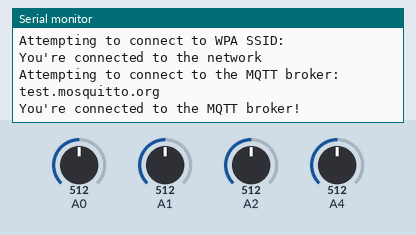
Simulated run of this sketch. Board: Arduino MKR. Parts: the last lines printed to the serial monitor. The test bench sets the inputs (shaded band); at power-on: A0 = 512, A1 = 512, A2 = 512, A4 = 512. WiFi joins after 1.5 s; servers stay silent unless stated; no MQTT or app messages arrive unless stated; not simulated (calls return 0 or success): arduino_secrets.h.

Above: at 2.7 s.
2.8 s: A0 set to 716
At 8.7 s:
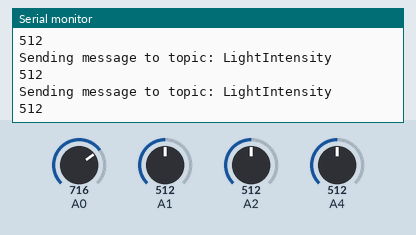
13.6 s: A1 set to 306
24.4 s: A2 set to 992
At 32.9 s:
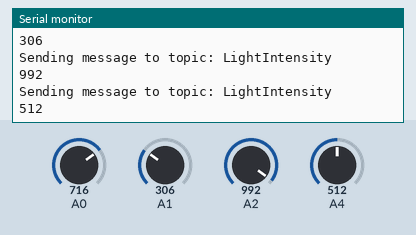
35.2 s: A4 set to 30
At 41.4 s:
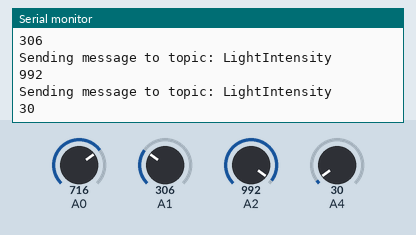
Timing chart, 0 to 42.9 s (numbered marks = the images above; inputs shaded):
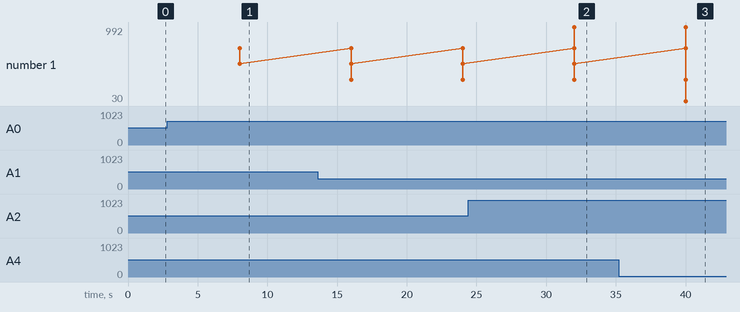

The sketch:

Lab03_Task02_Publisher.ino
```cpp
#include <ArduinoMqttClient.h>
#include <WiFiNINA.h>
#include "arduino_secrets.h"

///////please enter your sensitive data in the Secret tab/arduino_secrets.h
char ssid[] = SECRET_SSID;        // your network SSID (name)
char pass[] = SECRET_PASS;    // your network password (use for WPA, or use as key for WEP)

WiFiClient wifiClient;
MqttClient mqttClient(wifiClient);

const char broker[] = "test.mosquitto.org";
int        port     = 1883;
const char topic[]  = "LightIntensity";

//set interval for sending messages (milliseconds)
const long interval = 8000;
unsigned long previousMillis = 0;

int count = 0;

void setup() {
  //Initialize serial and wait for port to open:
  Serial.begin(9600);
  while (!Serial) {
    ; // wait for serial port to connect. Needed for native USB port only
  }

  // attempt to connect to Wifi network:
  Serial.print("Attempting to connect to WPA SSID: ");
  Serial.println(ssid);
  while (WiFi.begin(ssid, pass) != WL_CONNECTED) {
    // failed, retry
    Serial.print(".");
    delay(5000);
  }

  Serial.println("You're connected to the network");
  Serial.println();

  Serial.print("Attempting to connect to the MQTT broker: ");
  Serial.println(broker);

  if (!mqttClient.connect(broker, port)) {
    Serial.print("MQTT connection failed! Error code = ");
    Serial.println(mqttClient.connectError());

    while (1);
  }

  Serial.println("You're connected to the MQTT broker!");
  Serial.println();
}

void loop() {

  mqttClient.poll();

  unsigned long currentMillis = millis();

  if (currentMillis - previousMillis >= interval) {
    previousMillis = currentMillis;

    //record random value from A0, A1 and A2
    int LDR1 = analogRead(A0);
    int LDR2 = analogRead(A1);
    int LDR3 = analogRead(A2);
    int LDR4 = analogRead(A4);

    Serial.print("Sending message to topic: ");
    Serial.println(topic);
    Serial.println(LDR1);

    Serial.print("Sending message to topic: ");
    Serial.println(topic);
    Serial.println(LDR2);

    Serial.print("Sending message to topic: ");
    Serial.println(topic);
    Serial.println(LDR3);

    Serial.print("Sending message to topic: ");
    Serial.println(topic);
    Serial.println(LDR4);


mqttClient.beginMessage("LightIntensity");
mqttClient.print("{\"LDR1\": ");
mqttClient.print(LDR1);
mqttClient.print(", \"LDR2\": ");
mqttClient.print(LDR2);
mqttClient.print(", \"LDR3\": ");
mqttClient.print(LDR3);
mqttClient.print(", \"LDR4\": ");
mqttClient.print(LDR4);
mqttClient.print("}");
mqttClient.endMessage();


    Serial.println();
  }
}
```

Measured:
- after the input at 2.8 s, the serial monitor: prints a new line after 5.2 s (image 1)
- after the input at 24.4 s, the serial monitor: prints a new line after 7.6 s (image 2)
- after the input at 35.2 s, the serial monitor: prints a new line after 4.8 s (image 3)
- plotted number 1: 512 → 30 after the input at 35.2 s
